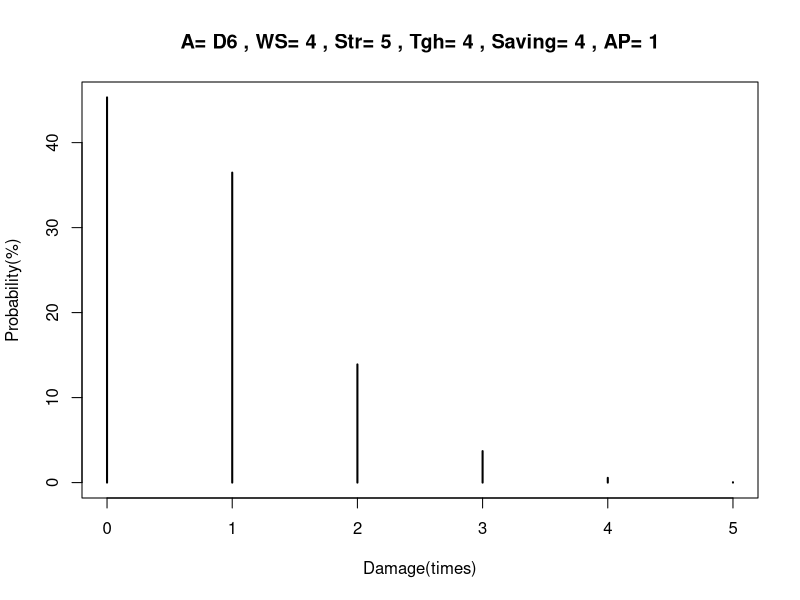
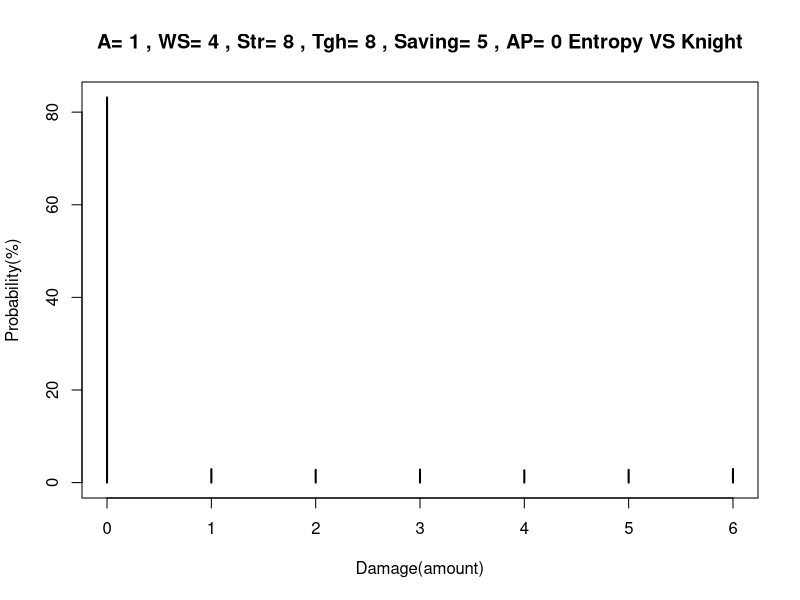
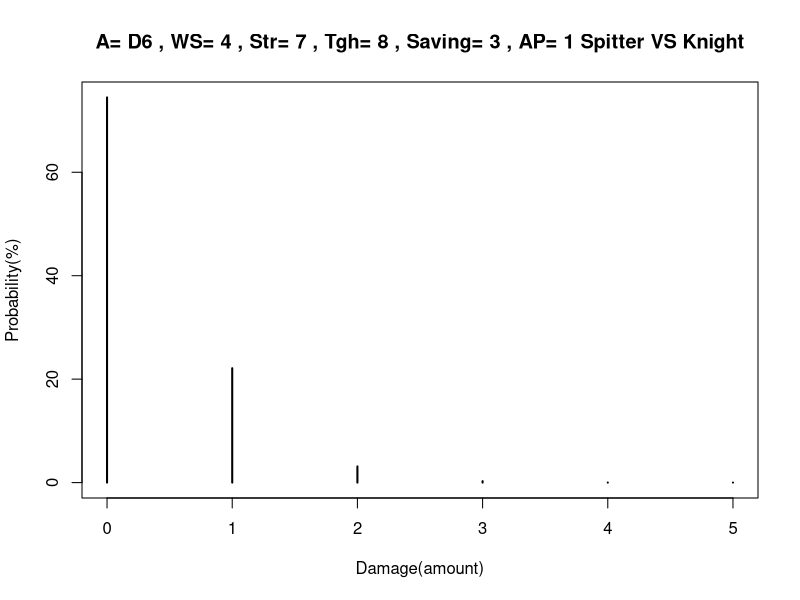
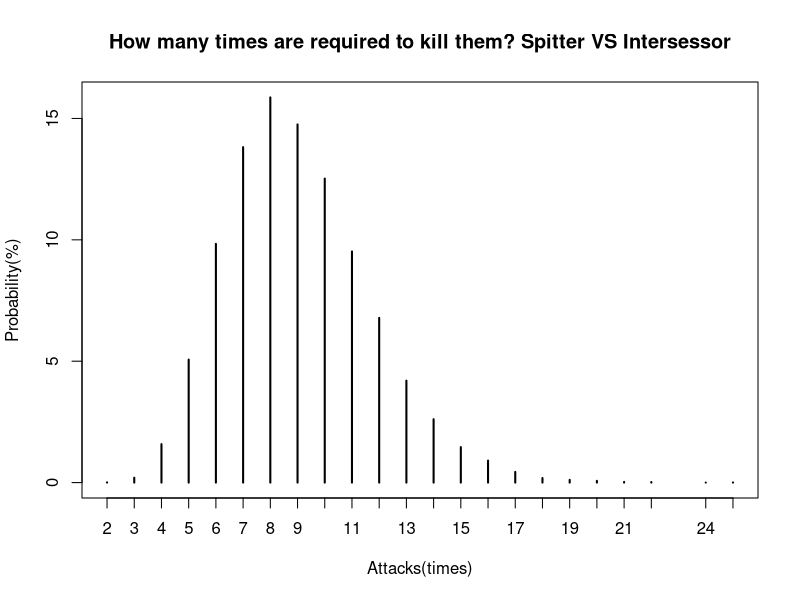

R code for these plots, in order:
###攻撃で何回ダメージが通るか実験します。
#hitroll Aの数だけロールして、WSで命中
hitroll<-function(A,WS){
  if (A=="D6"){
    A<-ceiling(runif(1)*6)
  }
  if (A=="D3"){
    A<-ceiling(runif(1)*3)
  }
  
  hitcheck<-ceiling(runif(A)*6)>=WS
  #print(hitcheck)
  return(sum(hitcheck))
}

#atk vs toughness, returns required-die
AvT<-function(strength,toughness){
  if(strength>=toughness*2){
    require<-2
  }
  else if(strength>toughness){
    require<-3
  }
  else if(strength==toughness){
    require<-4
  }
  else if(strength*2<=toughness){
    require<-6
  }
  else if(strength<toughness){
    require<-5
  }
  return(require)
}

#damageroll hitsの数だけhitしたとして、攻撃者のStrengthと被攻撃者のToughnessに応じたダメージロールを行う
#Drerollには、0:リロールなし（デフォルト）、1:1のみリロール、"any":失敗を全てリロール
damageroll<-function(hits,Strength,Toughness,Dreroll=0){
  require<-AvT(Strength,Toughness)
  damagedies<-ceiling(runif(hits)*6)
  damagecheck<-damagedies>=require
  #reroll
  if (Dreroll==0){
    return(sum(damagecheck))
  }
  else if (Dreroll==1){
    rerolls<-sum(damagedies==1)
    reroll_damagedies<-ceiling(runif(rerolls)*6)
    reroll_damagecheck<-reroll_damagedies>=require
    return(sum(damagecheck)+sum(reroll_damagecheck))
  }
  else if (Dreroll=="any"){
    rerolls<-sum(!damagecheck)
    reroll_damagedies<-ceiling(runif(rerolls)*6)
    reroll_damagecheck<-reroll_damagedies>=require
    return(sum(damagecheck)+sum(reroll_damagecheck))
  }
  
}

#AProll　damegesの数だけdamageロールが通ったとして、防御者のSavingと攻撃者のAPに応じたセービングを行い、通ったダメージ回数を返す
AProll<-function(damages,saving,AP){
  savingcheck<-ceiling(runif(damages)*6)>=(saving+AP)
  return(damages-sum(savingcheck))
}
AProll(damageroll(hitroll(A="D6",3),5,2),2,3)

#total sim　A,WS,Attack,Toughness,Saving,APを入力し、
#5万回のシミュレーションを行いダメージ回数ごとの確率を表にする
sim1<-function(A,WS,Str,Toughness,Saving,AP,Dreroll=0){
  title<-paste("A=",A,", WS=",WS,", Str=",Str,", Tgh=",Toughness,", Saving=",Saving,", AP=",AP)
  APs<-c()
  for (i in 1:50000){
    APs[i]<-AProll(damageroll(hitroll(A,WS),Str,Toughness,Dreroll),Saving,AP)
  }
  plot(table(APs)/500,main =title,xlab="Damage(times)",ylab="Probability(%)")
  print(table(APs)/500)
  return(APs)
}


#実行
sim1(A="D6",WS=4,Str=5,Toughness=4,Saving=4,AP=1)

#ダメージ量のバージョン
sim2<-function(A,WS,Str,Tgh,Saving,AP=0,D=1,Subtitle="",Dreroll=0){
  title<-paste("A=",A,", WS=",WS,", Str=",Str,", Tgh=",Tgh,", Saving=",Saving,", AP=",AP)
  APs<-c()
  for (i in 1:50000){
    APs[i]<-AProll(damageroll(hitroll(A,WS),Str,Tgh,Dreroll),Saving,AP)
  }
  Damageamount<-c()
  for (i in 1:50000){
    if(D=="D6"){
      Damageamount[i]<-sum(ceiling(runif(APs[i])*6))
    }
    if(D=="D3"){
      Damageamount[i]<-sum(ceiling(runif(APs[i])*3))
    }
    if(is.numeric(D)){
    Damageamount[i]<-APs[i]*D
    }
  }
  plot(table(Damageamount)/500,main =paste(title,Subtitle),xlab="Damage(amount)",ylab="Probability(%)")
  print(table(Damageamount)/500)
  return(Damageamount)
}

#実行
sim2(A=1,WS=4,Str =8 ,Tgh = 8,Saving = 5,AP= 0, D="D6" ,Subtitle = "Entropy VS Knight")
sim2(A="D6",WS=4,Str =7 ,Tgh = 8,Saving = 3,AP= 1, D=1 ,Subtitle = "Spitter VS Knight")

#ダメージ回数を先に決めてから、それに達するまでにかかる回数のシミュレーション
howmany.to.kill<-function(A,WS,Attack,Toughness,Saving,AP,D,Wound,Dreroll=0){
  chikuseki_damage<-0
  i <- 0
  repeat {
    i<-i+1
    if (D=="D3"){D=ceiling(runif(1)*3)}
    if (D=="D6"){D=ceiling(runif(1)*6)}
    
    chikuseki_damage<-chikuseki_damage+D*AProll(damageroll(hitroll(A,WS),Attack,Toughness,Dreroll),Saving,AP)
    
    if(chikuseki_damage >= Wound) break
    
  }
  return(i)
}


#実行
howmany.to.kill("D6",3,5,4,2,3,2,10,Dreroll = 0)

#50000回のシミュレーション
sim3<-function(A,WS,Attack,Toughness,Saving,AP,D,Wound,Subtitle="",Dreroll=0){
  times<-c()
  for (j in 1:50000){
    times[j]<-howmany.to.kill(A,WS,Attack,Toughness,Saving,AP,D,Wound,Dreroll)
  }
  plot(table(times)/500,main=paste("How many times are required to kill them?",Subtitle),xlab="Attacks(times)",ylab="Probability(%)")
  print(table(times)/500)
  return(times)
}

#実行
sim3(A="D6",WS=1,Attack=7,Toughness=4,Saving=3,AP=1,D=1,Wound=10,"Spitter VS Intersessor")
